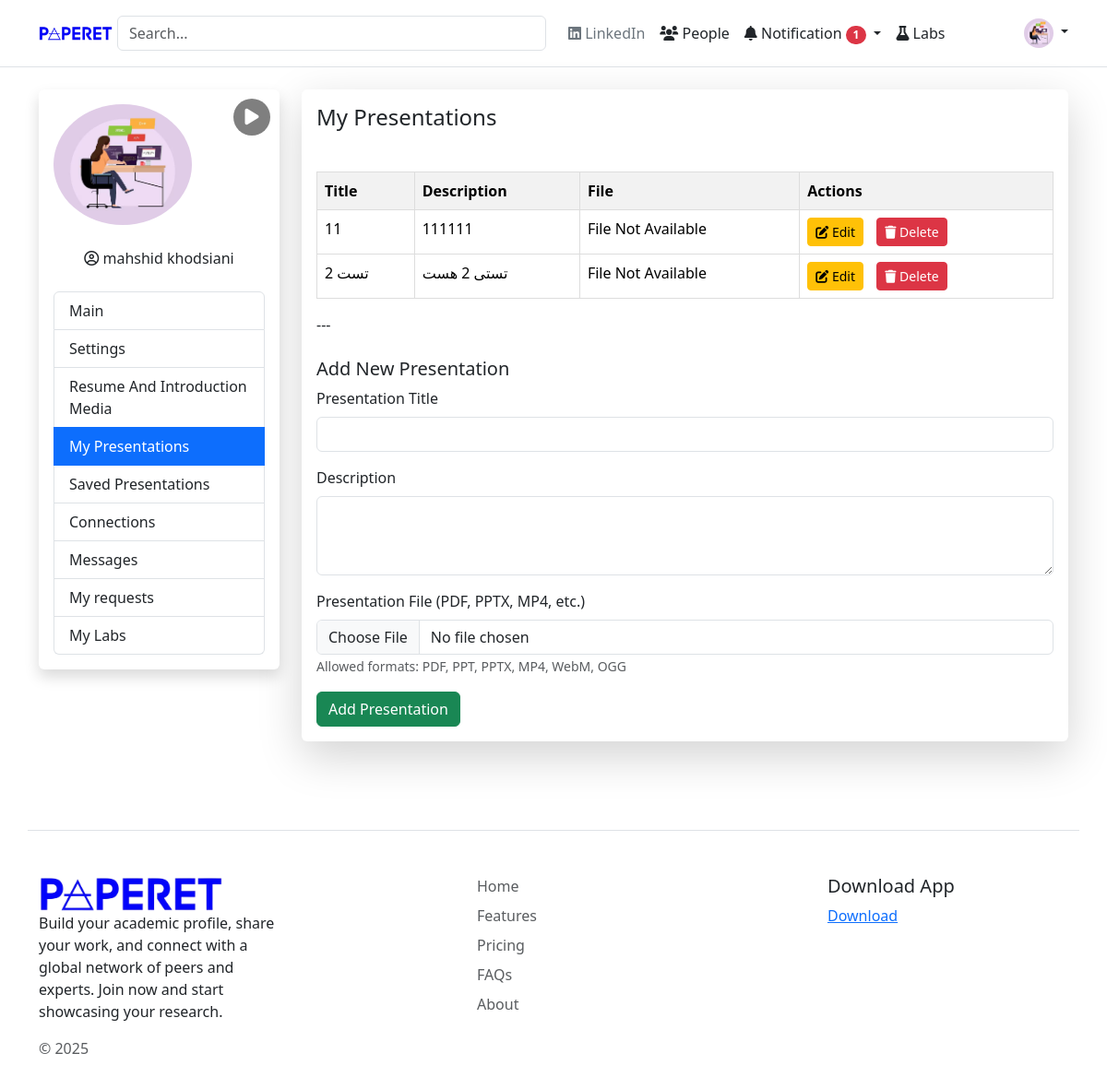
/profile/my_presentations.php (signed in), run on the app's committed database.
### tables this page shows
CREATE TABLE `presentations` (
  `id` int(10) UNSIGNED NOT NULL,
  `user_id` int(10) UNSIGNED NOT NULL,
  `title` varchar(255) NOT NULL,
  `description` text DEFAULT NULL,
  `file_path` varchar(500) DEFAULT NULL,
  `keywords` varchar(255) DEFAULT NULL,
  `created_at` datetime DEFAULT current_timestamp()
);

### profile/my_presentations.php (the view, shortened to what this page needs)
<?php
$userId = $_SESSION['user_data']['id'];
include "../config.php";
$presentations = [];
$conn_fetch = new mysqli($servername, $username, $password, $dbname);
$conn_fetch->set_charset("utf8mb4");
$sql_fetch_presentations = "SELECT id, title, description, file_path FROM presentations WHERE user_id = ?";
$stmt_fetch_presentations = $conn_fetch->prepare($sql_fetch_presentations);
if ($stmt_fetch_presentations) {
    $stmt_fetch_presentations->bind_param("i", $userId);
    $stmt_fetch_presentations->execute();
    $result_presentations = $stmt_fetch_presentations->get_result();
    if ($result_presentations->num_rows > 0) {
        while ($row = $result_presentations->fetch_assoc()) {
            $presentations[] = $row;
        }
    }
} else {
    $message = "Database query preparation for fetching presentations failed: " . $conn_fetch->error;
    $messageType = 'danger';
}
?>
<!DOCTYPE html>
<html lang="en" dir="ltr">
<head>
    <?php
    include "../includes.php";
    ?>
    <link rel="stylesheet" href="styles.css">
</head>
<body>
    <?php
    include "header.php";
    ?>
    <div class="container mt-4">
        <div class="row">
            <?php
            include "sidebar.php";
            ?>
            <div class="col-md-9">
                <div class="main-content shadow-lg p-3 mb-5 bg-white rounded">
                    <h4 class="mb-4">My Presentations</h4>
                    <?php if (!empty($presentations)): ?>
                        <div class="table-responsive">
                            <table class="table table-hover presentations-table">
                                <thead>
                                    <tr>
                                        <th>Title</th>
                                        <th>Description</th>
                                        <th>File</th>
                                        <th>Actions</th>
                                    </tr>
                                </thead>
                                <tbody>
                                    <?php foreach ($presentations as $presentation): ?>
                                        <tr>
                                            <td><?php echo htmlspecialchars($presentation['title']); ?></td>
                                            <td><?php echo htmlspecialchars($presentation['description']); ?></td>
                                            <td>
                                                <?php if (!empty($presentation['file_path']) && file_exists($presentation['file_path'])): ?>
                                                    <a href="<?php echo htmlspecialchars($presentation['file_path']); ?>" target="_blank">View File</a>
                                                <?php else: ?>
                                                    File Not Available
                                                <?php endif; ?>
                                            </td>
                                            <td>
                                                <div class="presentation-actions">
                                                    <a href="edit-presentation.php?id=<?php echo $presentation['id']; ?>" class="btn btn-warning btn-sm"><i class="fas fa-edit"></i> Edit</a>
                                                    <form action="" method="post" class="d-inline" onsubmit="return confirm('Are you sure you want to delete this presentation? This action cannot be undone.');">
                                                        <button type="submit" class="btn btn-danger btn-sm"><i class="fas fa-trash"></i> Delete</button>
                                                    </form>
                                                </div>
                                            </td>
                                        </tr>
                                    <?php endforeach; ?>
                                </tbody>
                            </table>
                        </div>
                    <?php else: ?>
                        <div class="alert alert-info" role="alert">
                            You haven't uploaded any presentations yet.
                        </div>
                    <?php endif; ?>
                    ---
                    <h5 class="mt-4">Add New Presentation</h5>
                    <form action="" method="post" enctype="multipart/form-data">
                        <div class="mb-3">
                            <label for="presentationTitle" class="form-label">Presentation Title</label>
                            <input type="text" class="form-control" id="presentationTitle" name="title" required>
                        </div>
                        <div class="mb-3">
                            <label for="presentationDescription" class="form-label">Description</label>
                            <textarea class="form-control" id="presentationDescription" name="description" rows="3"></textarea>
                        </div>
                        <div class="mb-3">
                            <label for="presentationFile" class="form-label">Presentation File (PDF, PPTX, MP4, etc.)</label>
                            <input class="form-control" type="file" id="presentationFile" name="presentation_file" accept=".pdf,.ppt,.pptx,.mp4,.webm,.ogg" required>
                            <small class="text-muted">Allowed formats: PDF, PPT, PPTX, MP4, WebM, OGG</small>
                        </div>
                        <button type="submit" name="action_type" value="add_presentation" class="btn btn-success">Add Presentation</button>
                    </form>
                </div>
            </div>
        </div>
    </div>
    <?php include "footer.php"; ?>
</body>
</html>

### profile/my_presentations.php (style rules this page uses)
.presentation-actions a { margin-right: 10px; }
.presentations-table { width: 100%; border-collapse: collapse; margin-top: 20px; }
.presentations-table th, .presentations-table td { border: 1px solid #ddd; padding: 8px; text-align: left; }
.presentations-table th { background-color: #f2f2f2; font-weight: bold; }

### data on the page
presentations: title "11", description "111111", shows "File Not Available"
presentations: title "تست 2", description "تستی 2 هست", shows "File Not Available"

### other printed values
safe($unread_message_count + $pending_requests_count) "1"
